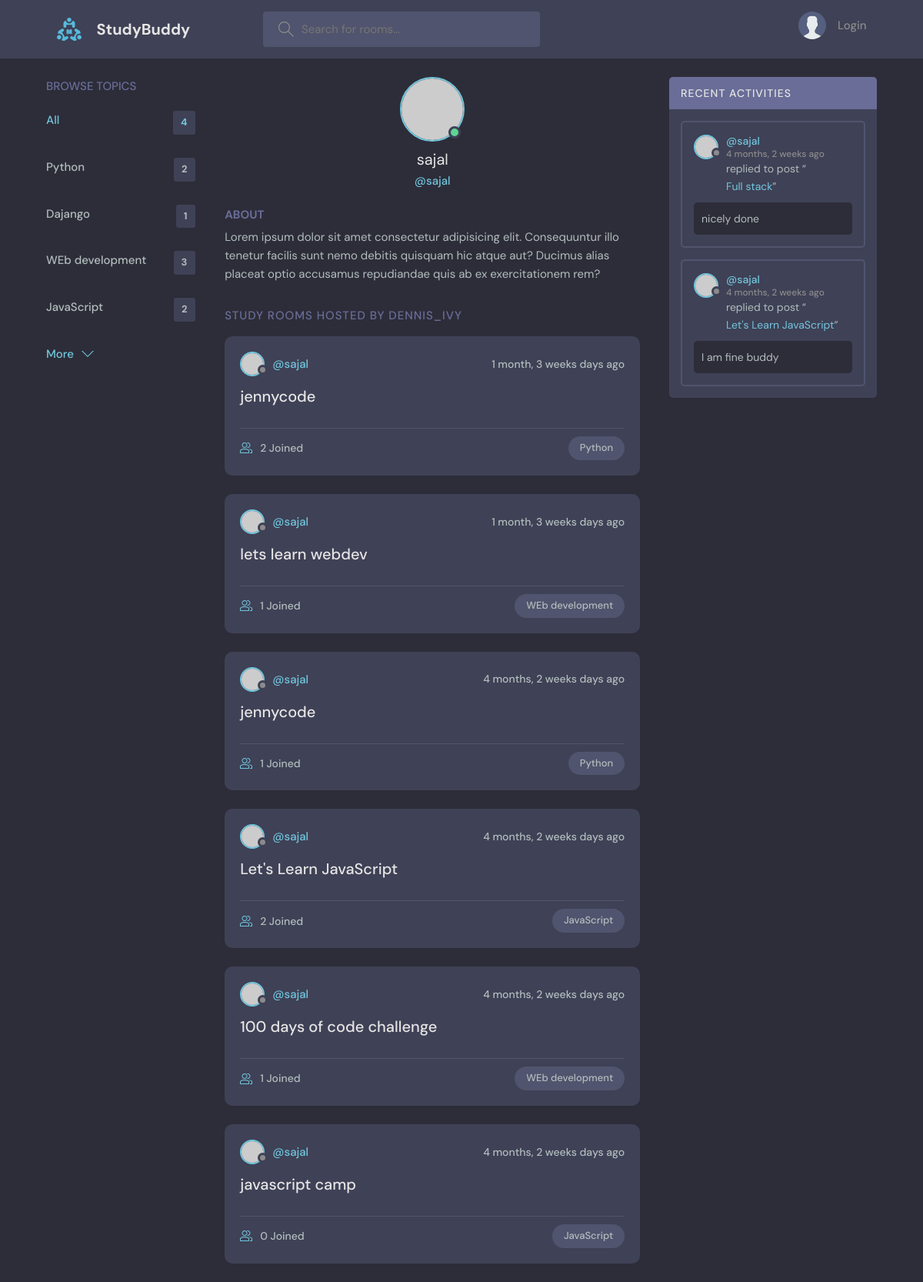
Page /profile/1/ on the committed database.
### base/models.py (models this page shows, shortened)
class Topic(models.Model):
    name = models.CharField(max_length=200)

class Room(models.Model):
    host = models.ForeignKey(User, on_delete=models.SET_NULL, null=True)
    topic = models.ForeignKey(Topic, on_delete=models.SET_NULL, null=True)
    name = models.CharField(max_length=200)
    description = models.TextField(null=True, blank=True)
    participants = models.ManyToManyField(
        User, related_name='participants', blank=True)
    updated = models.DateTimeField(auto_now=True)
    created = models.DateTimeField(auto_now_add=True)
    class Meta:
        ordering = ['-updated', '-created']

class Message(models.Model):
    user = models.ForeignKey(User, on_delete=models.CASCADE)
    room = models.ForeignKey(Room, on_delete=models.CASCADE)
    body = models.TextField()
    updated = models.DateTimeField(auto_now=True)
    created = models.DateTimeField(auto_now_add=True)
    class Meta:
        ordering = ['-updated', '-created']

### base/views.py (the view)
# urls.py: path('profile/<str:pk>/', views.userProfile, name='user-profile'),
def userProfile(request, pk):
    user = User.objects.get(id=pk)
    rooms = user.room_set.all()
    room_messages = user.message_set.all()
    topics = Topic.objects.all()
    context = {'user': user, 'rooms': rooms,
               'topics': topics, 'room_messages': room_messages}
    return render(request, 'base/profile.html', context)

### base/templates/base/profile.html (shortened to what this page needs)
{% extends 'main.html' %}
{% block content %}
  <main class="profile-page layout layout--3">
    <div class="container">
      {%include 'base/topics_components.html'%}
      <div class="roomList">
        <div class="profile">
          <div class="profile__avatar">
            <div class="avatar avatar--large active">
              <img src="https://randomuser.me/api/portraits/men/11.jpg" />
            </div>
          </div>
          <div class="profile__info">
            <h3>{{user.username}}</h3>
            <p>@{{user.username}}</p>
          </div>
          <div class="profile__about">
            <h3>About</h3>
            <p>
              Lorem ipsum dolor sit amet consectetur adipisicing elit. Consequuntur illo tenetur
              facilis sunt nemo debitis quisquam hic atque aut? Ducimus alias placeat optio
              accusamus repudiandae quis ab ex exercitationem rem?
            </p>
          </div>
        </div>
        <div class="roomList__header">
          <div>
            <h2>Study Rooms Hosted by dennis_ivy</a>
            </h2>
          </div>
        </div>
        {%include 'base/feed_component.html'%}
      </div>
      {%include 'base/activity_components.html'%}
    </div>
  </main>
{% endblock content %}

### templates/main.html (shortened to what this page needs)
<!DOCTYPE html>
{% load static %}
<html lang="en">
  <head>
    <link rel="stylesheet" href="{% static 'styles/style.css' %}" />
  </head>
  <body>
    {% include "navbar.html" %}
    {% block content %}
    {% endblock %}
  </body>
</html>

### templates/navbar.html (shortened to what this page needs)
{% load static %}
<header class="header header--loggedIn">
    <div class="container">
      <a href="{% url 'home' %}" class="header__logo">
        <img src="{% static 'images/logo.svg' %}" />
        <h1>StudyBuddy</h1>
      </a>
      <form class="header__search" method="get" action="{% url 'home' %}">
        <label>
          <input name="q" placeholder="Search for rooms..." />
        </label>
      </form>
      <nav class="header__menu">
        {% if request.user.is_authenticated %}
        <div class="header__user">
          <a href="{% url 'update_user'  %}">
            <div class="avatar avatar--medium active">
              <img src="https://randomuser.me/api/portraits/men/37.jpg" />
            </div>
            <p>{{request.user.username}}<span>@{{request.user.username}}</span></p>
          </a>
          <button class="dropdown-button">
            <svg version="1.1" xmlns="http://www.w3.org/2000/svg" width="32" height="32" viewBox="0 0 32 32">
              <title>chevron-down</title>
              <path d="M16 21l-13-13h-3l16 16 16-16h-3l-13 13z"></path>
            </svg>
          </button>
        </div>
        {% else %}
        <a href="{% url 'login' %}">
          <img src="{% static 'images/avatar.svg' %}" />
          <p>Login</p>
        </a>
        {% endif %}
      </nav>
    </div>
  </header>

### base/templates/base/topics_components.html
<div class="topics">
    <div class="topics__header">
      <h2>Browse Topics</h2>
    </div>
    <ul class="topics__list">
      <li>
        <a href="{% url 'home' %}" class="active">All <span>{{topics.count}}</span></a>
      </li>
      {% for topic in topics %}
        <li>
        <a href="{% url 'home' %}?q={{topic.name}}">{{topic.name}} <span>{{topic.room_set.all.count}}</span></a>
      </li>
        {% endfor %}
    </ul>
    <a class="btn btn--link" href="{% url 'topics' %}">
      More
      <svg version="1.1" xmlns="http://www.w3.org/2000/svg" width="32" height="32" viewBox="0 0 32 32">
        <title>chevron-down</title>
        <path d="M16 21l-13-13h-3l16 16 16-16h-3l-13 13z"></path>
      </svg>
    </a>
  </div>

### base/templates/base/feed_component.html (shortened to what this page needs)
{% for room in rooms%}
<div class="roomListRoom">
    <div class="roomListRoom__header">
      <a href="{% url 'user-profile' room.host.id %}" class="roomListRoom__author">
        <div class="avatar avatar--small">
          <img src="https://randomuser.me/api/portraits/women/11.jpg" />
        </div>
        <span>@{{room.host.username}}</span>
      </a>
      <div class="roomListRoom__actions">
        <span>{{room.created|timesince}} days ago</span>
      </div>
    </div>
    <div class="roomListRoom__content">
      <a href="{% url 'room' room.id %}">{{room.name}}</a>
    </div>
    <div class="roomListRoom__meta">
      <a href="{% url 'room' room.id %}" class="roomListRoom__joined">
        {{room.participants.all.count}} Joined
      </a>
      <p class="roomListRoom__topic">{{room.topic.name}}</p>
    </div>
  </div>
{%endfor%}

### base/templates/base/activity_components.html (shortened to what this page needs)
<div class="activities">
    <div class="activities__header">
      <h2>Recent Activities</h2>
    </div>
    {% for message in room_messages %}
    <div class="activities__box">
      <div class="activities__boxHeader roomListRoom__header">
        <a href="{% url 'user-profile' message.user.id %}" class="roomListRoom__author">
          <div class="avatar avatar--small">
            <img src="https://randomuser.me/api/portraits/women/11.jpg" />
          </div>
          <p>
            @{{message.user}}
            <span>{{message.created | timesince}} ago</span>
          </p>
        </a>
      </div>
      <div class="activities__boxContent">
        <p>replied to post “<a href="{% url 'room' message.room.id %}">{{message.room.name}}</a>”</p>
        <div class="activities__boxRoomContent">
          {{message.body}}
        </div>
      </div>
    </div>
    {% endfor %}
  </div>

### rows in the picture
Topic: name "Python", room_set.all.count "2"
Topic: name "Dajango", room_set.all.count "1"
Topic: name "WEb development", room_set.all.count "3"
Topic: name "JavaScript", room_set.all.count "2"
Room: host.username "sajal", created "1 month, 3 weeks", name "jennycode", participants.all.count "2", topic.name "Python"
Room: host.username "sajal", created "1 month, 3 weeks", name "lets learn webdev", participants.all.count "1", topic.name "WEb development"
Room: host.username "sajal", created "4 months, 2 weeks", name "jennycode", participants.all.count "1", topic.name "Python"
Room: host.username "sajal", created "4 months, 2 weeks", name "Let's Learn JavaScript", participants.all.count "2", topic.name "JavaScript"
Room: host.username "sajal", created "4 months, 2 weeks", name "100 days of code challenge", participants.all.count "1", topic.name "WEb development"
Room: host.username "sajal", created "4 months, 2 weeks", name "javascript camp", participants.all.count "0", topic.name "JavaScript"
Message: user "sajal", created "4 months, 2 weeks", room.name "Full stack", body "nicely done"
Message: user "sajal", created "4 months, 2 weeks", room.name "Let's Learn JavaScript", body "I am fine buddy"

### other values in the picture
{{ topics.count }} "4"
{{ user.username }} "sajal"
